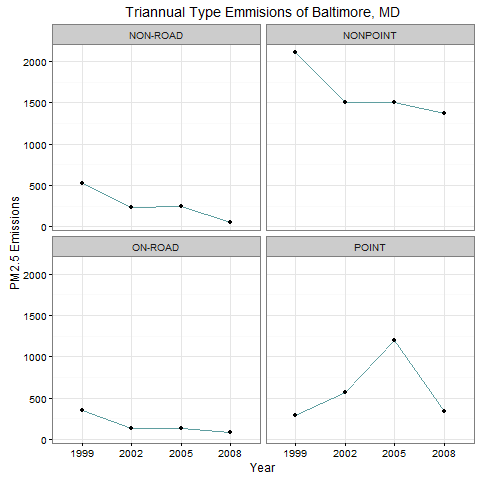

Reproduce this figure in R.
#Of the four types of sources indicated by the type (point, nonpoint, onroad, nonroad) variable, 
#which of these four sources have seen decreases in emissions from 1999–2008 for Baltimore City? 
#Which have seen increases in emissions from 1999–2008? 
#Use the ggplot2 plotting system to make a plot answer this question.

library(ggplot2)

#Extract year and type from Baltimore
agyst <- aggregate(Emissions ~ year + type, Balt, sum)

png("plot3.png")

g <- ggplot(agyst, aes(factor(year), Emissions, group = 1)) + geom_line(color = "cadetblue", lwd = .5) +
  facet_wrap( ~ type) + geom_point() +
  labs(x = "Year", y = "PM2.5 Emissions",
       title ="Triannual Type Emmisions of Baltimore, MD") 
g + theme_bw()

dev.off()

